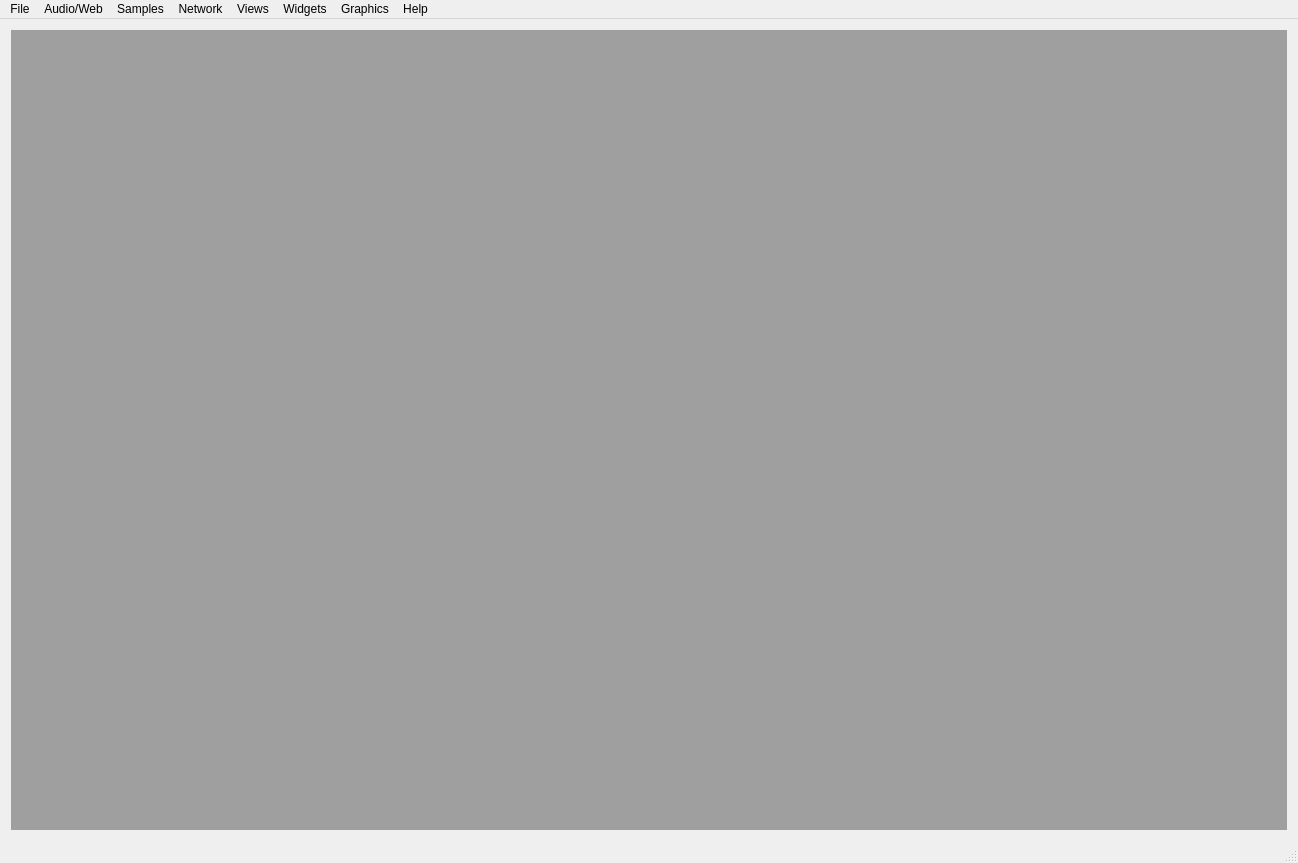
<?xml version="1.0" encoding="UTF-8"?>
<ui version="4.0">
 <class>MainWindow</class>
 <widget class="QMainWindow" name="MainWindow">
  <property name="geometry">
   <rect>
    <x>0</x>
    <y>0</y>
    <width>1298</width>
    <height>863</height>
   </rect>
  </property>
  <property name="windowTitle">
   <string>KitchenSink</string>
  </property>
  <widget class="QWidget" name="centralWidget">
   <layout class="QVBoxLayout" name="verticalLayout">
    <item>
     <widget class="QMdiArea" name="mdiArea"/>
    </item>
   </layout>
  </widget>
  <widget class="QMenuBar" name="menuBar">
   <property name="geometry">
    <rect>
     <x>0</x>
     <y>0</y>
     <width>1298</width>
     <height>29</height>
    </rect>
   </property>
   <widget class="QMenu" name="menuFile">
    <property name="title">
     <string>File</string>
    </property>
    <addaction name="actionClose_Window"/>
    <addaction name="actionCloseAll_Windows"/>
    <addaction name="separator"/>
    <addaction name="actionExit_Program"/>
   </widget>
   <widget class="QMenu" name="menuLayouts">
    <property name="title">
     <string>Views</string>
    </property>
    <addaction name="actionTableView"/>
    <addaction name="actionTreeView"/>
    <addaction name="actionListView"/>
    <addaction name="separator"/>
    <addaction name="actionTableWidget_View"/>
   </widget>
   <widget class="QMenu" name="menuHelp">
    <property name="title">
     <string>Help</string>
    </property>
    <addaction name="actionAbout_CopperSpice"/>
    <addaction name="actionAbout_KitchenSink"/>
    <addaction name="separator"/>
    <addaction name="actionAbout"/>
   </widget>
   <widget class="QMenu" name="menuWidgets">
    <property name="title">
     <string>Widgets</string>
    </property>
    <addaction name="actionCalendar"/>
    <addaction name="actionLineEdit"/>
    <addaction name="actionSliders"/>
    <addaction name="actionTabs"/>
   </widget>
   <widget class="QMenu" name="menuWindows">
    <property name="title">
     <string>Samples</string>
    </property>
    <addaction name="actionColorPicker"/>
    <addaction name="actionFonts"/>
    <addaction name="separator"/>
    <addaction name="actionDraw"/>
    <addaction name="actionInternational"/>
    <addaction name="actionSystemTray"/>
    <addaction name="actionSvgView"/>
    <addaction name="separator"/>
    <addaction name="actionStandardDialog"/>
    <addaction name="actionStandardPath"/>
    <addaction name="actionStyleSheetDialog"/>
    <addaction name="separator"/>
    <addaction name="actionScript"/>
    <addaction name="separator"/>
    <addaction name="actionXml"/>
    <addaction name="actionXmlPatterns"/>
   </widget>
   <widget class="QMenu" name="menuFoo">
    <property name="title">
     <string>Audio/Web</string>
    </property>
    <addaction name="actionMusicPlayer"/>
    <addaction name="actionVideoWidget"/>
    <addaction name="separator"/>
    <addaction name="actionWebBrowser"/>
    <addaction name="actionHTML_Viewer"/>
   </widget>
   <widget class="QMenu" name="menuGraphics">
    <property name="title">
     <string>Graphics</string>
    </property>
    <addaction name="actionAnalog_Clock"/>
    <addaction name="actionAnimated_Tiles"/>
    <addaction name="actionFridge_Magnets"/>
    <addaction name="actionGrabber"/>
    <addaction name="actionLighting"/>
    <addaction name="actionMandelbrot"/>
    <addaction name="actionScreen_Shot"/>
    <addaction name="actionWiggle_Boxes"/>
    <addaction name="actionWorld_Clock"/>
   </widget>
   <widget class="QMenu" name="menuNetwork">
    <property name="title">
     <string>Network</string>
    </property>
    <addaction name="actionChat"/>
    <addaction name="actionSsl"/>
   </widget>
   <addaction name="menuFile"/>
   <addaction name="menuFoo"/>
   <addaction name="menuWindows"/>
   <addaction name="menuNetwork"/>
   <addaction name="menuLayouts"/>
   <addaction name="menuWidgets"/>
   <addaction name="menuGraphics"/>
   <addaction name="menuHelp"/>
  </widget>
  <widget class="QStatusBar" name="statusBar"/>
  <action name="actionExit_Program">
   <property name="text">
    <string>Exit KitchenSink</string>
   </property>
  </action>
  <action name="actionAbout">
   <property name="text">
    <string>About</string>
   </property>
   <property name="menuRole">
    <enum>QAction::AboutRole</enum>
   </property>
  </action>
  <action name="actionTreeView">
   <property name="text">
    <string>Tree View Model</string>
   </property>
  </action>
  <action name="actionListView">
   <property name="text">
    <string>List View Model</string>
   </property>
  </action>
  <action name="actionLineEdit">
   <property name="text">
    <string>LineEdit</string>
   </property>
  </action>
  <action name="actionSliders">
   <property name="text">
    <string>Sliders</string>
   </property>
  </action>
  <action name="actionCalendar">
   <property name="text">
    <string>Calendar</string>
   </property>
  </action>
  <action name="actionPushButtons">
   <property name="text">
    <string>Push Buttons</string>
   </property>
  </action>
  <action name="actionStandardDialog">
   <property name="text">
    <string>Standard Dialogs</string>
   </property>
  </action>
  <action name="actionWebBrowser">
   <property name="text">
    <string>Web Browser</string>
   </property>
  </action>
  <action name="actionFonts">
   <property name="text">
    <string>Font Selector</string>
   </property>
  </action>
  <action name="actionColorPicker">
   <property name="text">
    <string>Color Selector</string>
   </property>
  </action>
  <action name="actionStyleSheetDialog">
   <property name="text">
    <string>Style Sheets</string>
   </property>
  </action>
  <action name="actionHTML_Viewer">
   <property name="text">
    <string>HTML Viewer</string>
   </property>
  </action>
  <action name="actionDraw">
   <property name="text">
    <string>Basic Drawing</string>
   </property>
  </action>
  <action name="actionTableView">
   <property name="text">
    <string>Table View Model</string>
   </property>
  </action>
  <action name="actionTableView_Delegate">
   <property name="text">
    <string>Table View Delegate</string>
   </property>
  </action>
  <action name="actionInternational">
   <property name="text">
    <string>International</string>
   </property>
  </action>
  <action name="actionMusicPlayer">
   <property name="text">
    <string>Music Player</string>
   </property>
  </action>
  <action name="actionOpenGL">
   <property name="text">
    <string>OpenGL</string>
   </property>
  </action>
  <action name="actionSystemTray">
   <property name="text">
    <string>System Tray</string>
   </property>
  </action>
  <action name="actionTableWidget_View">
   <property name="text">
    <string>Table Widget / View</string>
   </property>
  </action>
  <action name="actionAbout_CopperSpice">
   <property name="text">
    <string>About CopperSpice</string>
   </property>
   <property name="menuRole">
    <enum>QAction::NoRole</enum>
   </property>
  </action>
  <action name="actionXml">
   <property name="text">
    <string>XML</string>
   </property>
  </action>
  <action name="actionXml_Patterns">
   <property name="text">
    <string>XML Patterns</string>
   </property>
  </action>
  <action name="actionTabs">
   <property name="text">
    <string>Tabs</string>
   </property>
  </action>
  <action name="actionSvgView">
   <property name="text">
    <string>SVG View</string>
   </property>
  </action>
  <action name="actionVideoWidget">
   <property name="text">
    <string>Video Widget</string>
   </property>
  </action>
  <action name="actionScript">
   <property name="text">
    <string>JS Script *</string>
   </property>
   <property name="iconText">
    <string>JS Script</string>
   </property>
  </action>
  <action name="actionClose_Window">
   <property name="text">
    <string>Close Window</string>
   </property>
   <property name="menuRole">
    <enum>QAction::NoRole</enum>
   </property>
  </action>
  <action name="actionCloseAll_Windows">
   <property name="text">
    <string>Close All Windows</string>
   </property>
   <property name="menuRole">
    <enum>QAction::NoRole</enum>
   </property>
  </action>
  <action name="actionStandardPath">
   <property name="text">
    <string>Standard Path</string>
   </property>
  </action>
  <action name="actionAnalog_Clock">
   <property name="text">
    <string>Analog Clock</string>
   </property>
  </action>
  <action name="actionLighting">
   <property name="text">
    <string>Lighting (QGraphicsScene)</string>
   </property>
  </action>
  <action name="actionScreen_Shot">
   <property name="text">
    <string>Screen Shot</string>
   </property>
  </action>
  <action name="actionFridge_Magnets">
   <property name="text">
    <string>Fridge Magnets</string>
   </property>
  </action>
  <action name="actionAnimated_Tiles">
   <property name="text">
    <string>Animated Tiles (QGraphicsScene)</string>
   </property>
  </action>
  <action name="actionGrabber">
   <property name="text">
    <string>Grabber (OpenGL)</string>
   </property>
  </action>
  <action name="actionWorld_Clock">
   <property name="text">
    <string>World Clock (Qml) *</string>
   </property>
  </action>
  <action name="actionMandelbrot">
   <property name="text">
    <string>Mandelbrot (Threads)</string>
   </property>
  </action>
  <action name="actionWiggle_Boxes">
   <property name="text">
    <string>Wiggle Boxes (Qml) *</string>
   </property>
  </action>
  <action name="actionAbout_KitchenSink">
   <property name="text">
    <string>About KitchenSink</string>
   </property>
  </action>
  <action name="actionXmlPatterns">
   <property name="text">
    <string>XML Patterns</string>
   </property>
  </action>
  <action name="actionChat">
   <property name="text">
    <string>Chat</string>
   </property>
  </action>
  <action name="actionSsl">
   <property name="text">
    <string>Secure Socket</string>
   </property>
  </action>
 </widget>
 <layoutdefault spacing="6" margin="11"/>
 <resources/>
 <connections/>
</ui>
